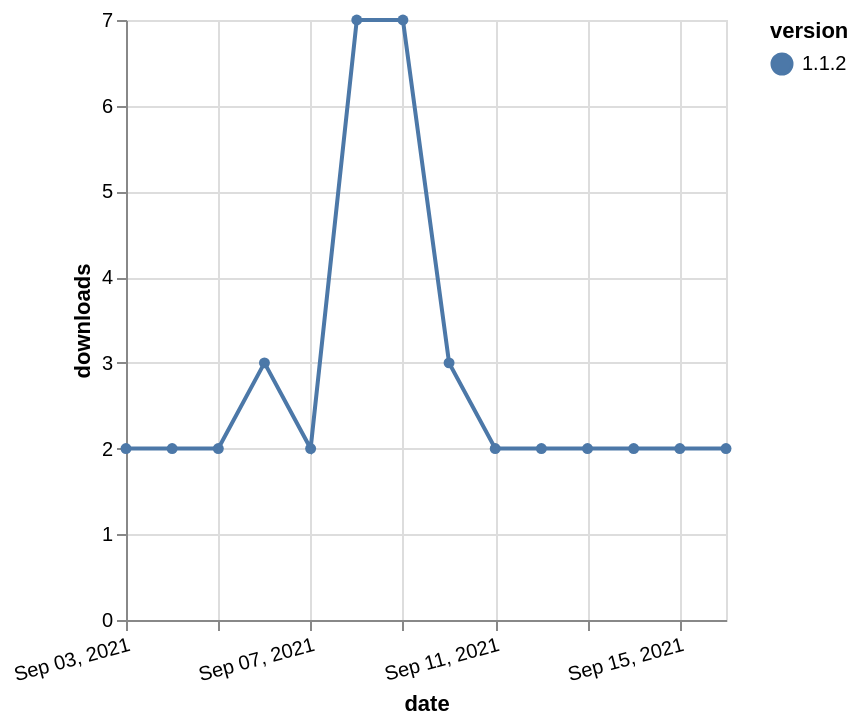

Source (Vega-Lite JSON):
### Vega-Lite specification from a JSON file in a GitHub repository (floating-point values rounded to 4 significant figures)
{"$schema": "https://vega.github.io/schema/vega-lite/v5.json", "description": "A simple bar chart with embedded data.", "data": {"values": [{"date": "2021-09-03", "total": 3741, "delta": 2, "version": "1.1.2"}, {"date": "2021-09-04", "total": 3743, "delta": 2, "version": "1.1.2"}, {"date": "2021-09-05", "total": 3745, "delta": 2, "version": "1.1.2"}, {"date": "2021-09-06", "total": 3748, "delta": 3, "version": "1.1.2"}, {"date": "2021-09-07", "total": 3750, "delta": 2, "version": "1.1.2"}, {"date": "2021-09-08", "total": 3757, "delta": 7, "version": "1.1.2"}, {"date": "2021-09-09", "total": 3764, "delta": 7, "version": "1.1.2"}, {"date": "2021-09-10", "total": 3767, "delta": 3, "version": "1.1.2"}, {"date": "2021-09-11", "total": 3769, "delta": 2, "version": "1.1.2"}, {"date": "2021-09-12", "total": 3771, "delta": 2, "version": "1.1.2"}, {"date": "2021-09-13", "total": 3773, "delta": 2, "version": "1.1.2"}, {"date": "2021-09-14", "total": 3775, "delta": 2, "version": "1.1.2"}, {"date": "2021-09-15", "total": 3777, "delta": 2, "version": "1.1.2"}, {"date": "2021-09-16", "total": 3779, "delta": 2, "version": "1.1.2"}]}, "width": "container", "mark": {"type": "line", "point": {"filled": true}}, "encoding": {"x": {"field": "date", "type": "temporal", "timeUnit": "yearmonthdate", "title": "date", "axis": {"labelAngle": -15}}, "y": {"field": "delta", "type": "quantitative", "title": "downloads"}, "color": {"field": "version", "type": "nominal"}, "tooltip": {"field": "delta"}}}
